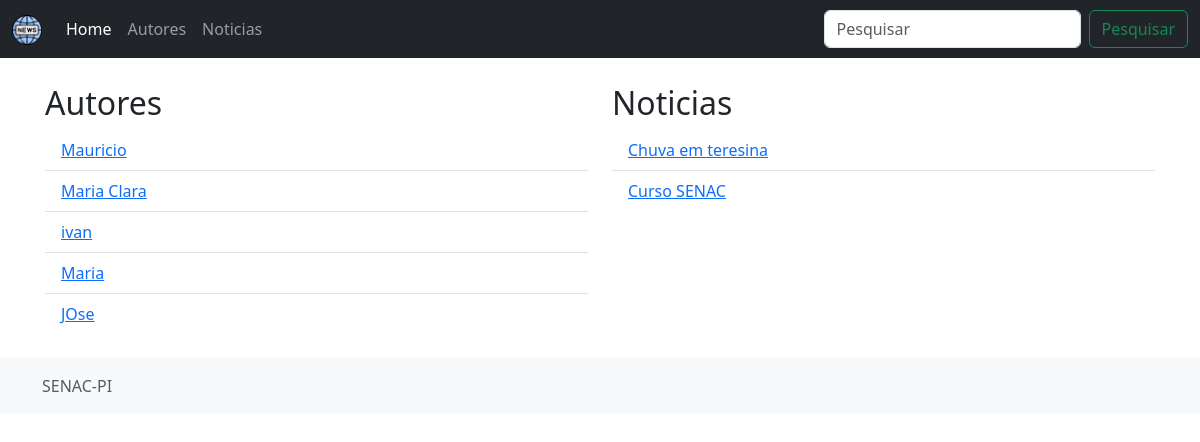
Before: / with the older database file.
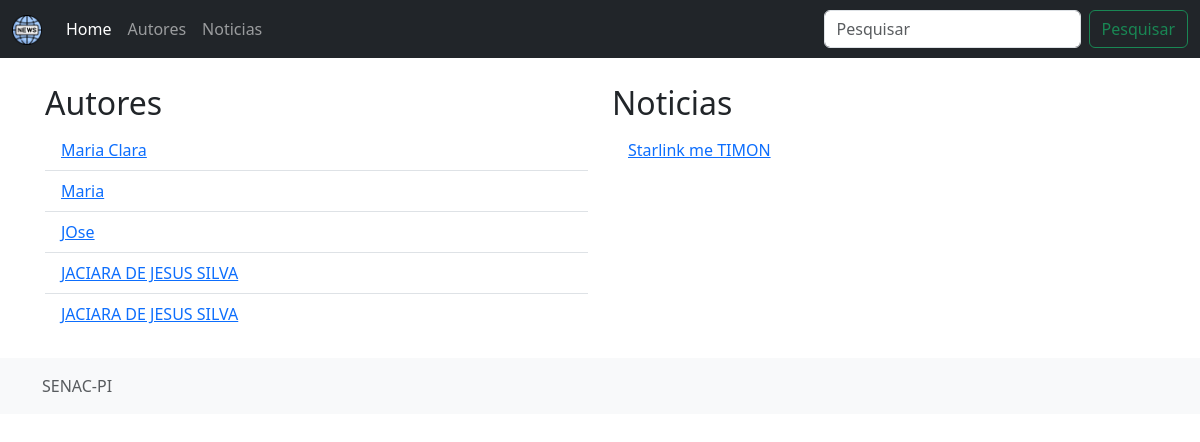
After: the same page with the newer database file.
### noticias/models.py (models this page shows, shortened)
class Autor(models.Model):
    nome = models.CharField(max_length=250)
    email = models.EmailField()
    cpf = models.CharField(max_length=15)
    data_nascimento = models.DateField()

class Noticia(models.Model):
    titulo = models.CharField(max_length=100)
    conteudo = models.TextField()
    data_pub = models.DateField()
    autor = models.ForeignKey(Autor, on_delete=models.CASCADE, related_name='noticias')

### noticias/views.py (the view)
# urls.py: path('', index, name='index'),
def index(request):
    q = request.GET.get('q', '')
    if q == '':
        autores = Autor.objects.all()[:5]
    else:
        autores = Autor.objects.filter(nome__contains=q)
    noticias = Noticia.objects.all()[:5]
    return render(request, "index.html", {'autores': autores, 'noticias': noticias})

### templates/index.html (shortened to what this page needs)
{% load static %}
{% load bootstrap5 %}
<!DOCTYPE html>
<html lang="en">
<head>
    {% bootstrap_css %}
</head>
<body class="d-flex flex-column h-100">
    <header>
      <nav class="navbar navbar-expand-md navbar-dark fixed-top bg-dark">
        <div class="container-fluid">
          <a class="navbar-brand" href="#"><img src="{% static 'img/news.png' %}" width="30" ></a>
          <div class="collapse navbar-collapse" id="navbarCollapse">
            <ul class="navbar-nav me-auto mb-2 mb-md-0">
              <li class="nav-item">
                <a class="nav-link active" aria-current="page" href="{% url 'index' %}">Home</a>
              </li>
              <li class="nav-item">
                <a class="nav-link" href="{% url 'listar_autores' %}">Autores</a>
              </li>
              <li class="nav-item">
                <a class="nav-link" href="{% url 'listar_noticias' %}">Noticias</a>
              </li>
            </ul>
            <form class="d-flex" role="search" method="get" action="{% url 'index' %}">
              <input class="form-control me-2" name="q" type="search" placeholder="Pesquisar" aria-label="Search">
              <button class="btn btn-outline-success" type="submit">Pesquisar</button>
            </form>
          </div>
        </div>
      </nav>
    </header>
    <main class="flex-shrink-0">
      <div class="container my-4">
        {% block content %}
        <div class="row">
          <div class="col">
            <h2>Autores</h2>
            <ul class="list-group list-group-flush">
              {% for autor in autores %}
              <li class="list-group-item" ><a href="{% url 'detalhar_autor' autor.pk %}">{{ autor.nome }}</a></li>
              {% endfor %}
            </ul>
          </div>
          <div class="col">
            <h2>Noticias</h2>
            <ul class="list-group list-group-flush">
              {% for noticia in noticias %}
              <li class="list-group-item"><a href="{% url 'detalhar_noticia' noticia.pk %}">{{ noticia.titulo }}</a></li>
              {% endfor %}
            </ul>
          </div>
        </div>
        {% endblock content %}
      </div>
    </main>
    <footer class="footer mt-auto py-3 bg-light">
      <div class="container">
        <span class="text-muted">SENAC-PI</span>
      </div>
    </footer>
      </body>
</html>

Changed rows visible on the page:
removed Autor: nome "Mauricio"
removed Autor: nome "ivan"
removed Noticia: titulo "Chuva em teresina"
removed Noticia: titulo "Curso SENAC"
now on this page (row unchanged): Autor: nome "JACIARA DE JESUS SILVA"
added Autor: nome "JACIARA DE JESUS SILVA"
added Noticia: titulo "Starlink me TIMON"
